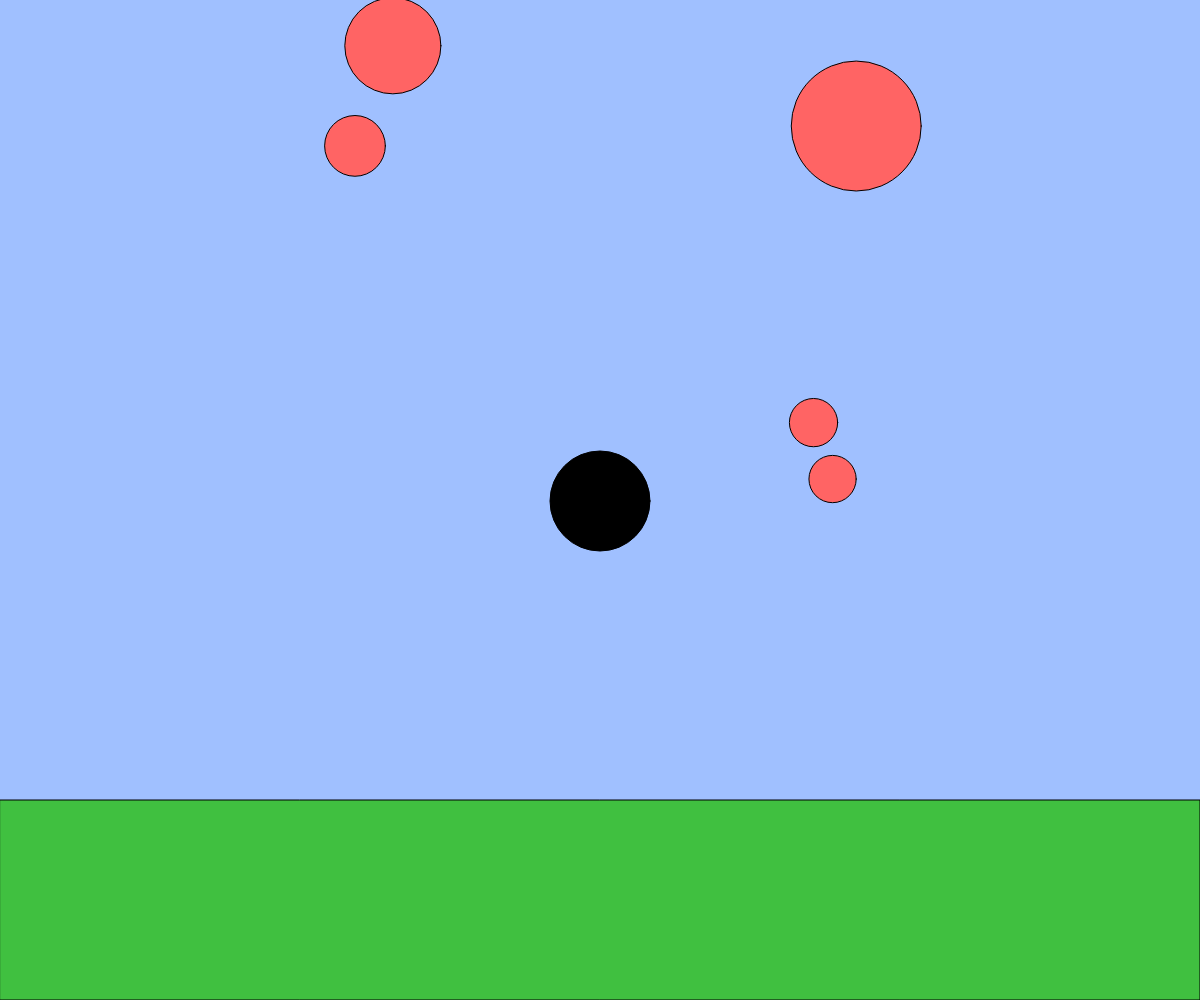
Frame 1 (no input)
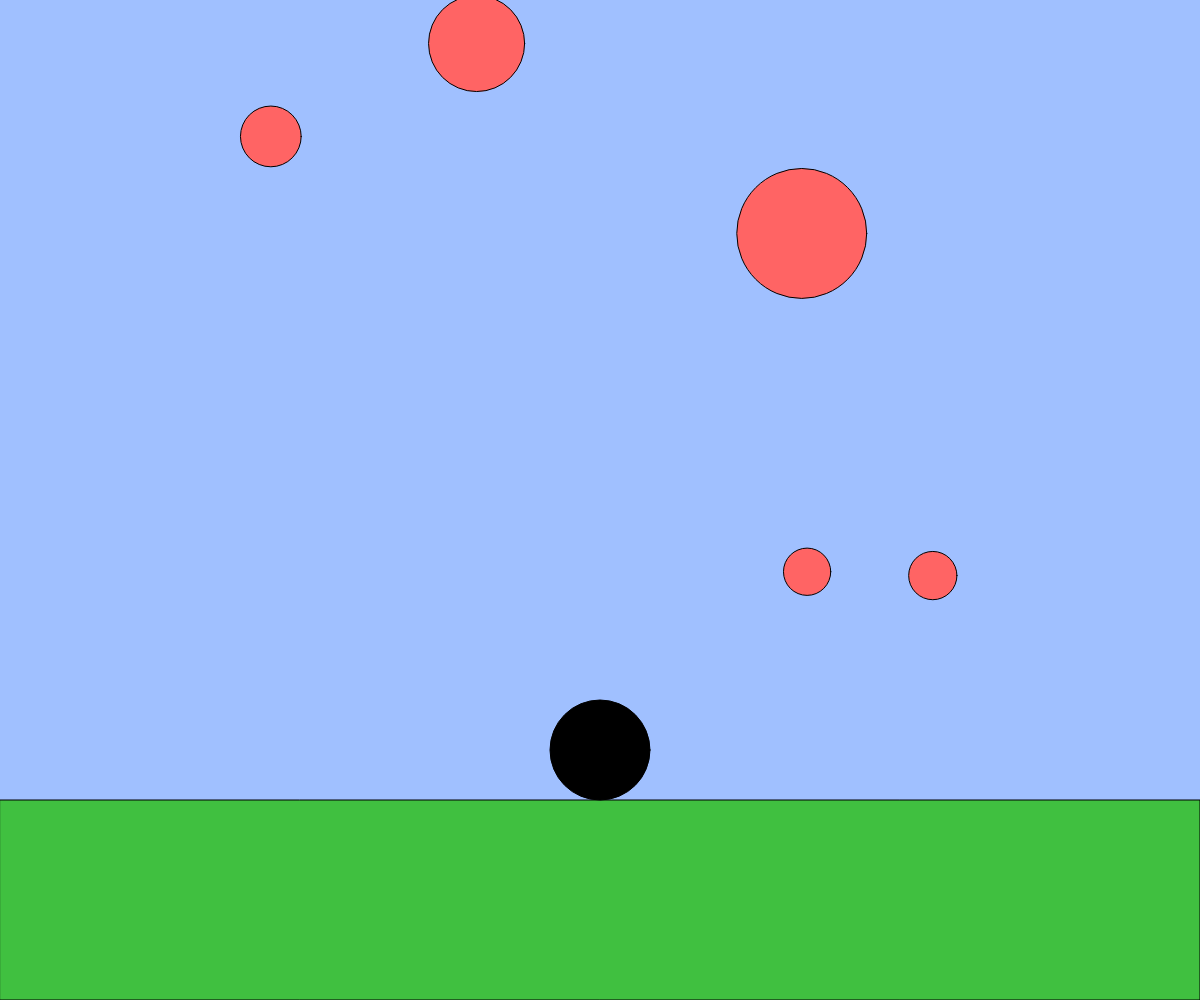
Frame 60 (no input)
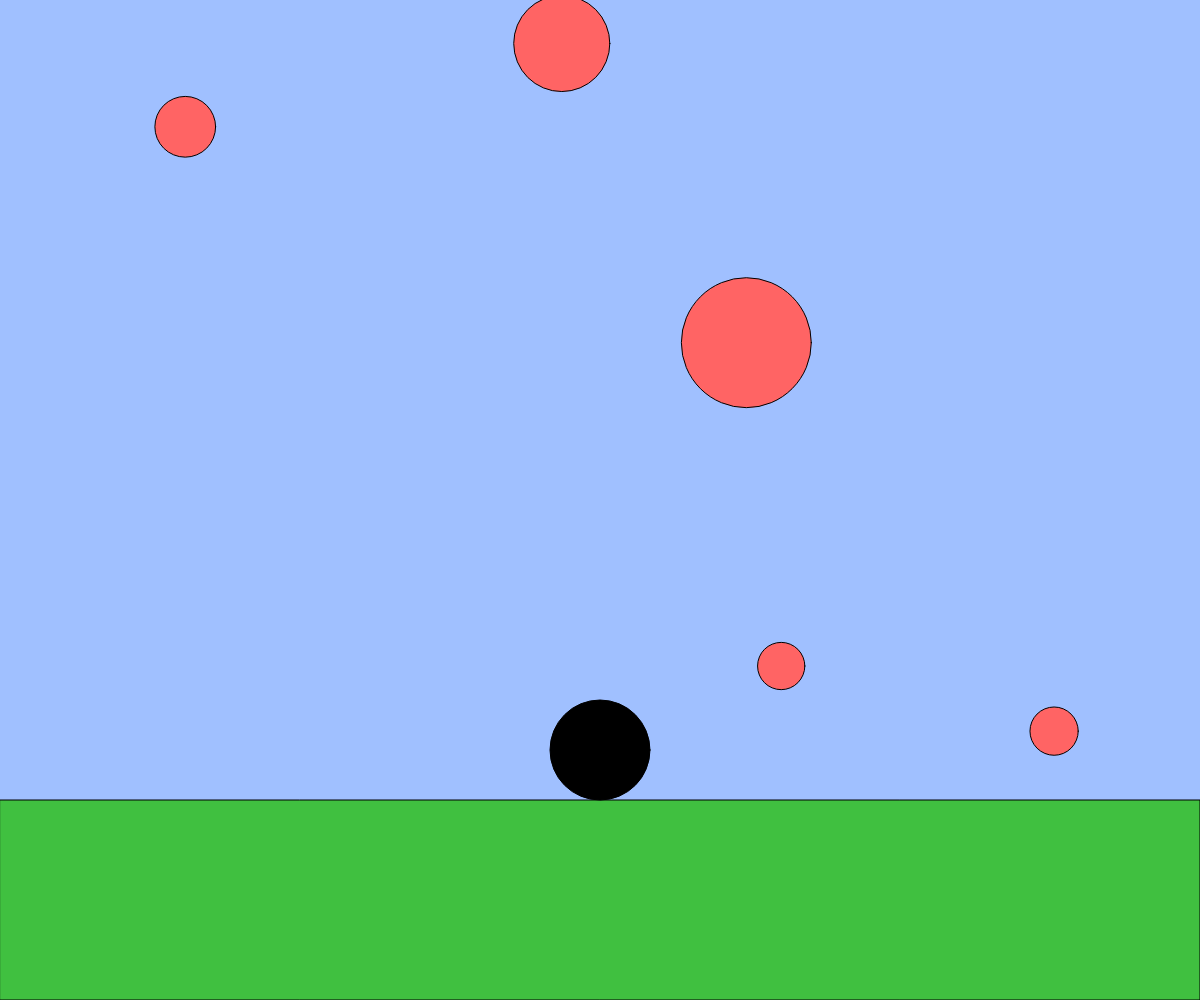
Frame 120 (the mouse pressed at the canvas centre since frame 60)

The p5.js sketch that drew these frames (run headless with seeded random() and noise() and a simulated clock; from frame 60 on, the mouse is pressed at the canvas centre):

// p5.js sketch
// ── sketch.js
// 2D アニメーションゲームのようなインタラクション
let x, y;
let vy;
const g = 1;

let playerSize;     // プレイヤーの大きさ
let enemies = [];   // 敵ボール
let gameOver = false;
let cleared = false;
const groundRatio = 0.8; // 地面の高さ

function setup(){
  createCanvas(windowWidth, windowHeight);

  x = width / 2;
  y = height / 2;
  vy = 0;
  playerSize = height * 0.1;
  gameOver = false;
  cleared = false;

  enemies = [];
  for (let i = 0; i < 5; i++) {
    enemies.push({
      x: random(width),
      y: random(height * 0.6),
      r: random(20, 80),
      vx: random(-3, 3),
      vy: random(-3, 3)
    });
  }
}
function windowResized(){
  resizeCanvas(windowWidth, windowHeight);
}

function draw(){
  background(160, 192, 255);
  const groundY = height * groundRatio;

  // 地面
  fill(64, 192, 64);
  rect(0, groundY, width, height - groundY);

  const size = playerSize;

  // --- ゲームオーバー時 ---
  if(gameOver){
    textSize(60);
    textAlign(CENTER, CENTER);
    fill(255, 0, 0);
    text("GAME OVER", width/2, height/2);
    return; // ゲーム更新停止
  }

  // --- クリア時 ---
  if(cleared){
    textSize(60);
    textAlign(CENTER, CENTER);
    fill(0, 255, 0);
    text("CLEAR!!", width/2, height/2);
    return; // ゲーム更新停止
  }

  // プレイヤー操作
  if(keyIsDown(LEFT_ARROW))  x -= 5;
  if(keyIsDown(RIGHT_ARROW)) x += 5;
  if(keyIsDown(UP_ARROW))    y -= 5;
  if(keyIsDown(DOWN_ARROW))  y += 5;

  if (keyIsDown("S".charCodeAt(0))) {
    if (keyIsDown(LEFT_ARROW))  x -= 10;
    if (keyIsDown(RIGHT_ARROW)) x += 10;
  }

  // 重力とジャンプ
  vy += g;
  if(keyIsDown(" ".charCodeAt(0)) && y >= groundY - size/2){
    vy = -20;
  } else if(y >= groundY - size/2){
    y = groundY - size/2;
    vy = 0;
  }
  vy = constrain(vy, -20, 20);
  y += vy;

  // --- 敵の動きと描画 ---
  for (let e of enemies){
    e.x += e.vx;
    e.y += e.vy;

    if(e.x - e.r < 0 || e.x + e.r > width) e.vx *= -1;
    if(e.y - e.r < 0) e.vy *= -1;
    if(e.y + e.r > groundY){
      e.y = groundY - e.r;
      e.vy *= -1;
    }

    fill(255, 100, 100);
    ellipse(e.x, e.y, e.r*2);
  }

  // 衝突判定
  for(let i = enemies.length - 1; i >= 0; i--){
    let e = enemies[i];
    let d = dist(x, y, e.x, e.y);

    if(d < size/2 + e.r){
      if(size/2 > e.r){
        // 吸収
        playerSize += e.r * 0.3;
        enemies.splice(i, 1);
      } else {
        // 敵が大きい → ゲームオーバー
        gameOver = true;
      }
    }
  }

  // クリアチェック
  if(enemies.length === 0){
    cleared = true;
  }

  // プレイヤー描画
  fill(0);
  ellipse(x, y, size, size);
}
